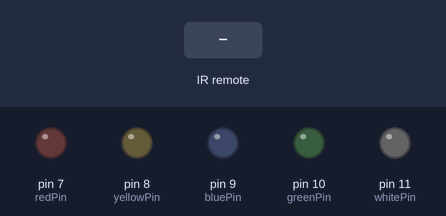
Simulated run of this sketch. Board: Arduino Uno, built with avr-gcc and run on an emulated ATmega328P. Shown: output pins drawn as LEDs (lit = HIGH). Inputs (shaded band) come from the test bench.

Above: at 1.2 s.
1.3 s: infrared code 0xFF6897 received
At 1.8 s:
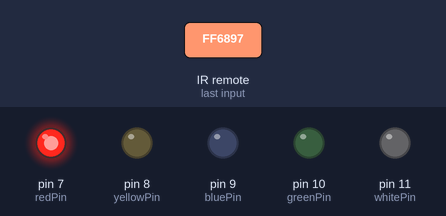
4.3 s: infrared code 0xFF30CF received
At 5.2 s:
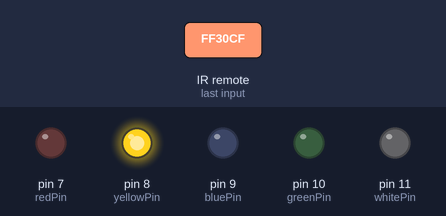
5.8 s: infrared code 0xFF6897 received
At 6.4 s:
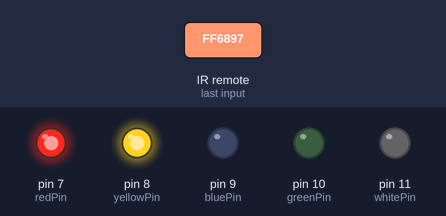
Timing chart, 0 to 9.3 s (numbered marks = the images above; inputs shaded):
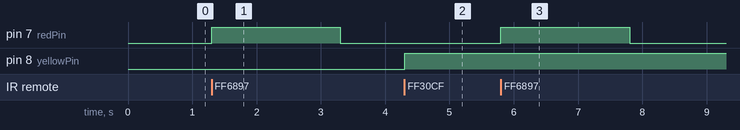

Measured:
- after the input at 1.3 s, pin 7 (redPin): LOW → HIGH at once, → LOW 2.0 s later
- after the input at 4.3 s, pin 8 (yellowPin): LOW → HIGH at once
- after the input at 5.8 s, pin 7 (redPin): LOW → HIGH at once, → LOW 2.0 s later

The sketch:

Controll_5_led_From_IR_Remote.ino
```cpp
// Control 5 LED's using Unused IR Remote keys


// Include IR Remote Library by Ken Shirriff
#include <IRremote.h>

// Define sensor pin
const int RECV_PIN = 4;// Connect the signal out pin of TSOP 1838 to Digital pin 4 of Arduino.

// Define LED pin constants
const int redPin = 7; // Connect the Red LED to Digital pin 7 of Arduino.
const int yellowPin = 8;// Connect the Yellow LED to Digital pin 8 of Arduino.
const int bluePin = 9; // Connect the Blue LED to Digital pin 9 of Arduino.
const int greenPin = 10;// Connect the Green LED to Digital pin 10 of Arduino.
const int whitePin = 11;// Connect the white LED to Digital pin 11 of Arduino.


// Define integer to remember toggle state
int togglestate = 0;

// Define IR Receiver and Results Objects
IRrecv irrecv(RECV_PIN);
decode_results results;


void setup() {
  // Enable the IR Receiver
  irrecv.enableIRIn();
  // Set LED pins as Outputs
  pinMode(redPin, OUTPUT);
  pinMode(yellowPin, OUTPUT);
  pinMode(bluePin, OUTPUT);
  pinMode(greenPin, OUTPUT);
  pinMode(whitePin, OUTPUT);
}


void loop() {
  if (irrecv.decode(&results)) {

    switch (results.value) {
      case 0xFF6897: //code from remote button-0
        // Turn on LED for 1 minute
        digitalWrite(redPin, HIGH);
        delay(2000);//red LED will turn off after 2second.
        // Turn off LED
        digitalWrite(redPin, LOW);
        break;

      case 0xFF30CF: //code from remote button-1

        if (togglestate == 0) {
          digitalWrite(yellowPin, HIGH);
          togglestate = 1;
        }
        else {
          digitalWrite(yellowPin, LOW);
          togglestate = 0;
        }
        break;


      case 0xFF18E7: //code from remote Button-2

        if (togglestate == 0) {
          digitalWrite(bluePin, HIGH);
          togglestate = 1;
        }
        else {
          digitalWrite(bluePin, LOW);
          togglestate = 0;
        }
        break;


      case 0xFF7A85: //code from remote button-3
        if (togglestate == 0) {
          digitalWrite(greenPin, HIGH);
          togglestate = 1;
        }
        else {
          digitalWrite(greenPin, LOW);
          togglestate = 0;
        }
        break;

      case 0xFF10EF: //code from remote button-4
        if (togglestate == 0) {
          digitalWrite(whitePin, HIGH);
          togglestate = 1;
        }
        else {
          digitalWrite(whitePin, LOW);
          togglestate = 0;
        }
        break;
    }
    irrecv.resume();
  }

}
```
